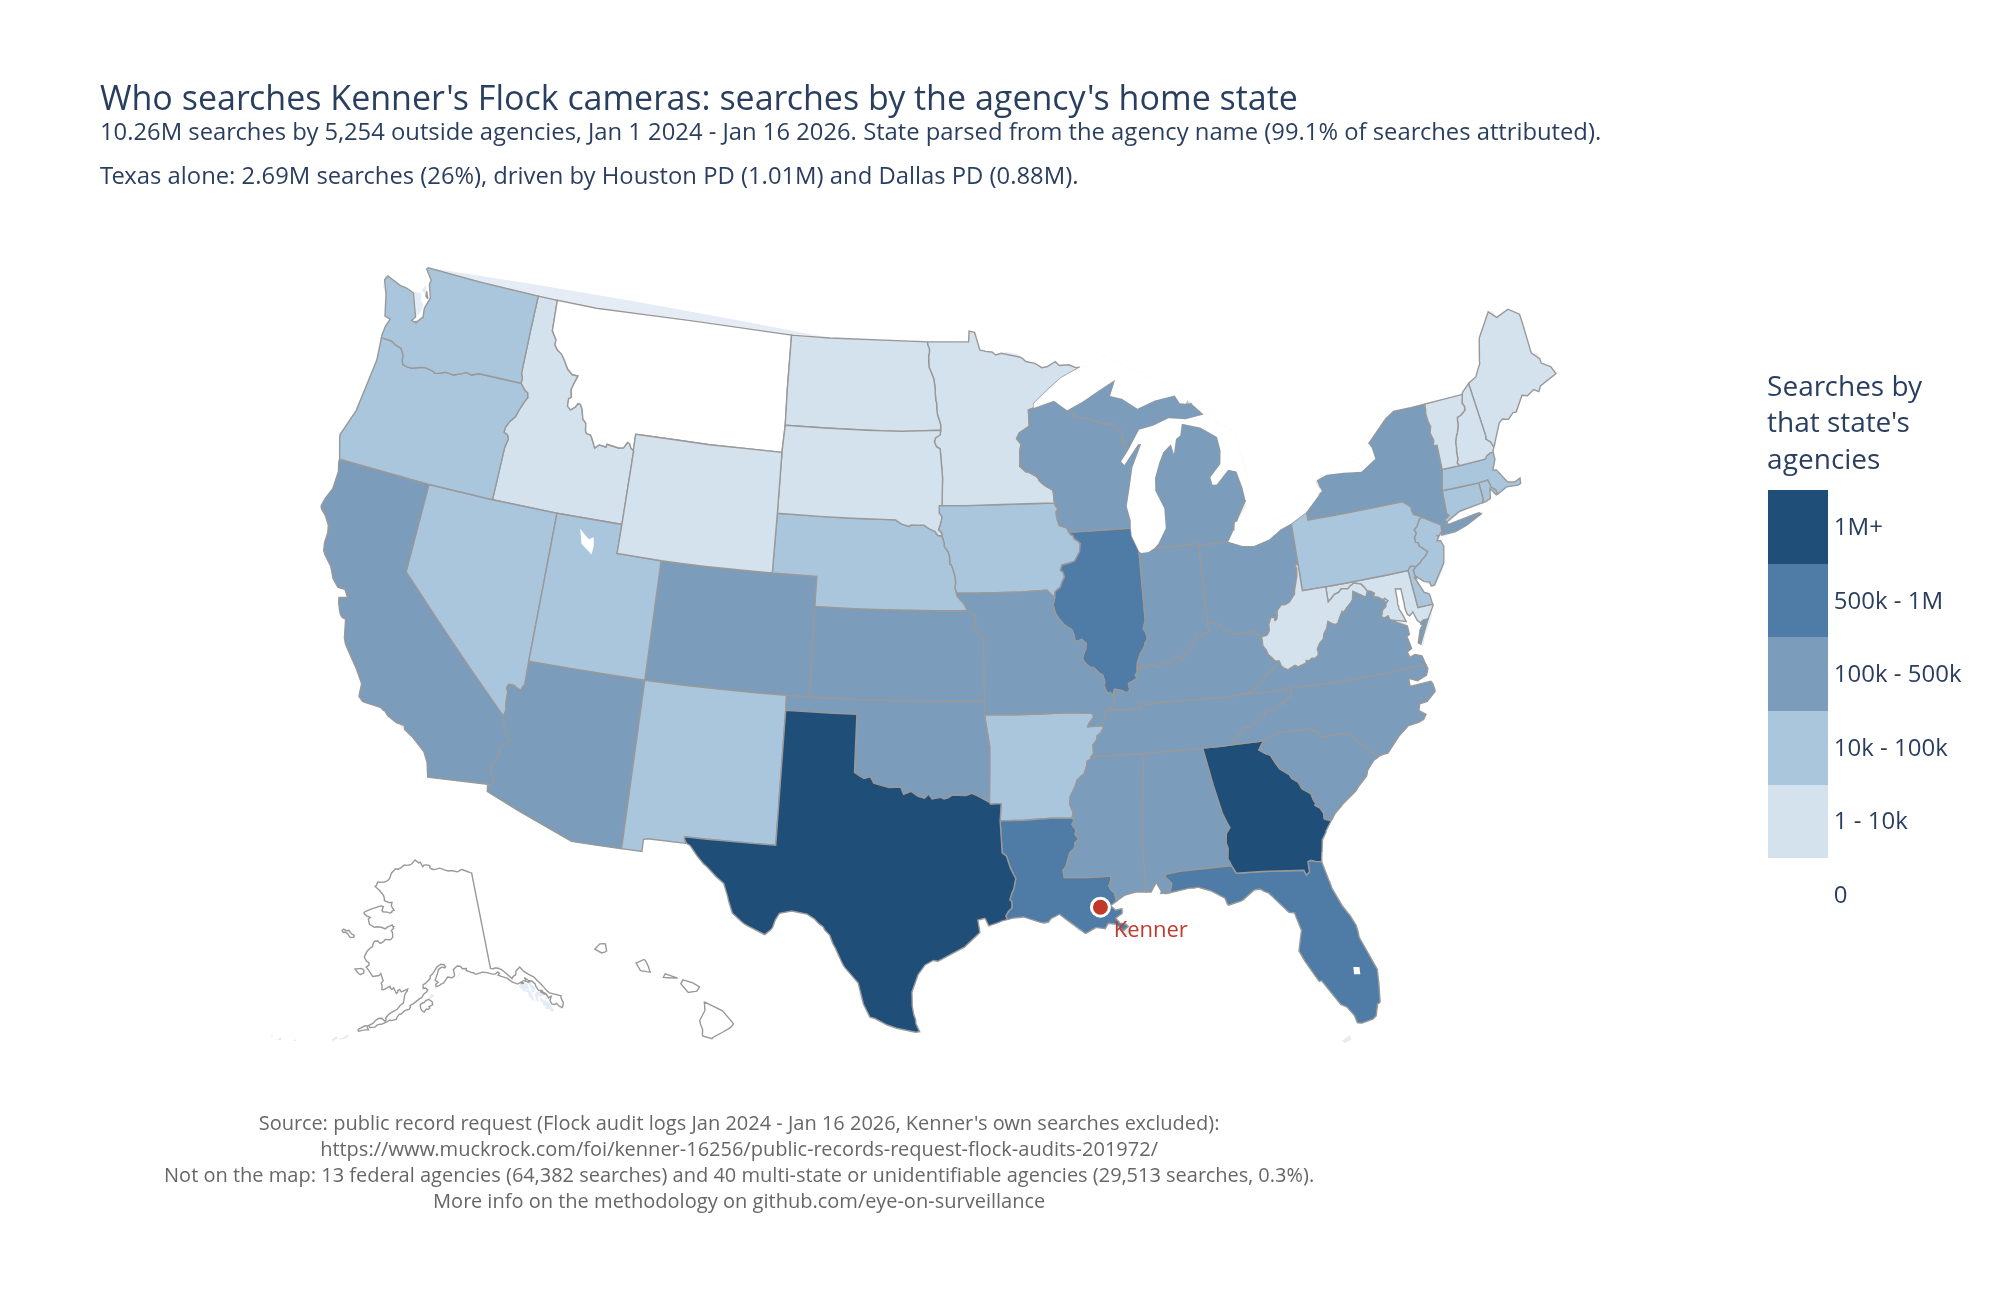

The Python source for this figure:
# /// script
# requires-python = ">=3.10"
# dependencies = ["plotly", "kaleido"]
# ///
"""Map: searches of Kenner's Flock cameras, by the searching agency's state.

Reads:  cache/flock.db  (build it with the setup-scripts/ pipeline first)
Writes: next to this script, in results/searches-by-state/:
        searches_by_state.html  (interactive, self-contained)
        searches_by_state.svg
        searches_by_state.png

The database is the single source of data: one SQL query plus the
state-detection rules below are the whole calculation, and the script
prints the full per-state table, every ambiguous name, and every
unattributed agency, so the map can be checked end to end.

Run from anywhere:  uv run results/searches-by-state/searches_by_state.py
(uv installs plotly and kaleido from the header above; see README.)

How an agency's state is detected (ordered rules, first match wins).
The export has no state column; the state is parsed from the agency
name, `TRIM(org_name)`, Kenner's own rows excluded:

1. Names starting with the literal prefix '[Federal]' are federal
   agencies, not states: excluded from the map, counted in the footer.
   (Only the bracket prefix counts: 'Federal Way WA PD' and 'Federal
   Heights CO PD' are city agencies and fall through to rule 2.)
2. Two-letter state-code token: last \\b-delimited uppercase match of
   the 50 states + DC anywhere in the name ('Cobb County GA PD' -> GA).
   Last-wins resolves 'CO' meaning "County" ('Blaine CO OK SO' -> OK).
   Exception: a trailing 'SD' with a different code earlier means
   "Sheriff's Department", not South Dakota -- take the earlier code
   ('San Diego County CA SD' -> CA). Every name containing two
   different codes is printed by this script.
3. Full state name, case-insensitive, on word boundaries, longest name
   first (so 'West Virginia' wins over 'Virginia', and 'Kansas' cannot
   match inside 'Arkansas'): 'Kansas Highway Patrol' -> KS.
4. Anything else stays UNATTRIBUTED -- deliberately no guessing and no
   hand-maintained lookup table. These are mostly genuinely multi-state
   bodies (regional intelligence centers, railroads, NCMEC) plus a few
   ambiguous names; together 0.29% of searches. All are printed.

This is a share-of-total chart, not a time series, so it uses the full
data range including the partial last month (Jan 1 2024 - Jan 16 2026).
The red dot marks Kenner, LA itself -- where the searched cameras are.

Idempotent: re-running overwrites the three output files.
"""

import re
import sqlite3
import sys
from pathlib import Path

import plotly.graph_objects as go

OUTPUT_DIR = Path(__file__).resolve().parent      # results/searches-by-state
PROJECT_ROOT = OUTPUT_DIR.parent.parent
DB_FILE = PROJECT_ROOT / "cache" / "flock.db"
OUTPUT_BASENAME = "searches_by_state"

# Known figures the detection must reproduce exactly (verified when this
# graph was built); any drift fails the run instead of drawing a wrong map.
EXPECTED_TOTAL = 10_261_956        # all searches by outside agencies
EXPECTED_FEDERAL = 64_382          # rule 1
EXPECTED_UNATTRIBUTED = 29_513     # rule 4
EXPECTED_ATTRIBUTED = 10_168_061   # rules 2+3 (= total - federal - unattr.)
EXPECTED_TX = 2_688_062            # largest state, sanity anchor

STATES = {
    "AL": "Alabama", "AK": "Alaska", "AZ": "Arizona", "AR": "Arkansas",
    "CA": "California", "CO": "Colorado", "CT": "Connecticut",
    "DE": "Delaware", "FL": "Florida", "GA": "Georgia", "HI": "Hawaii",
    "ID": "Idaho", "IL": "Illinois", "IN": "Indiana", "IA": "Iowa",
    "KS": "Kansas", "KY": "Kentucky", "LA": "Louisiana", "ME": "Maine",
    "MD": "Maryland", "MA": "Massachusetts", "MI": "Michigan",
    "MN": "Minnesota", "MS": "Mississippi", "MO": "Missouri",
    "MT": "Montana", "NE": "Nebraska", "NV": "Nevada",
    "NH": "New Hampshire", "NJ": "New Jersey", "NM": "New Mexico",
    "NY": "New York", "NC": "North Carolina", "ND": "North Dakota",
    "OH": "Ohio", "OK": "Oklahoma", "OR": "Oregon", "PA": "Pennsylvania",
    "RI": "Rhode Island", "SC": "South Carolina", "SD": "South Dakota",
    "TN": "Tennessee", "TX": "Texas", "UT": "Utah", "VT": "Vermont",
    "VA": "Virginia", "WA": "Washington", "WV": "West Virginia",
    "WI": "Wisconsin", "WY": "Wyoming", "DC": "District of Columbia",
}
CODE_RE = re.compile(r"\b(" + "|".join(STATES) + r")\b")
# longest first, so 'West Virginia' is tried before 'Virginia'
NAMES_LONGEST_FIRST = sorted(
    ((name.upper(), code) for code, name in STATES.items()),
    key=lambda pair: len(pair[0]), reverse=True)

# Map legend classes: (lower bound, label, fill color). White = zero;
# log-ish steps so Texas (2.69M) cannot wash out the small states.
BINS = [
    (0, "0", "#ffffff"),
    (1, "1 - 10k", "#d4e2ee"),
    (10_000, "10k - 100k", "#a9c6dd"),
    (100_000, "100k - 500k", "#7b9cba"),
    (500_000, "500k - 1M", "#4f7ca6"),
    (1_000_000, "1M+", "#1f4e79"),
]

AGENCY_COUNTS = """
SELECT TRIM(org_name) AS agency, COUNT(*) AS searches
FROM network_audit
WHERE org_name != 'Kenner LA PD'
GROUP BY agency
"""


def detect_state(agency):
    """Apply the ordered rules from the module docstring.

    Returns ('FEDERAL', rule), (state_code, rule), or (None, 'unmatched').
    """
    if agency.startswith("[Federal]"):
        return "FEDERAL", "1 federal prefix"
    codes = CODE_RE.findall(agency)
    if codes:
        if codes[-1] == "SD" and any(c != "SD" for c in codes[:-1]):
            # trailing 'SD' = "Sheriff's Department", not South Dakota
            code = [c for c in codes if c != "SD"][-1]
        else:
            code = codes[-1]
        return code, "2 code token"
    upper = agency.upper()
    for name, code in NAMES_LONGEST_FIRST:
        if re.search(r"\b" + re.escape(name) + r"\b", upper):
            return code, "3 state name"
    return None, "unmatched"


def bin_index(searches):
    """Index into BINS for a state's search count."""
    index = 0
    for i, (lower, _, _) in enumerate(BINS):
        if searches >= lower:
            index = i
    return index


def build_figure(state_searches, state_agencies, total, federal, unattributed):
    """Choropleth with one discrete color class per BINS entry."""
    codes = sorted(STATES)
    z = [bin_index(state_searches.get(c, 0)) for c in codes]
    customdata = [
        (STATES[c], state_searches.get(c, 0), state_agencies.get(c, 0),
         100 * state_searches.get(c, 0) / total)
        for c in codes
    ]
    # stepwise colorscale: each class is a flat color band
    n = len(BINS)
    colorscale = []
    for i, (_, _, color) in enumerate(BINS):
        colorscale += [(i / n, color), ((i + 1) / n, color)]

    fig = go.Figure(go.Choropleth(
        locations=codes, locationmode="USA-states",
        z=z, zmin=-0.5, zmax=n - 0.5,
        colorscale=colorscale,
        marker_line_color="#999999", marker_line_width=0.7,
        customdata=customdata,
        hovertemplate="%{customdata[0]}<br>"
                      "%{customdata[1]:,} searches"
                      " (%{customdata[3]:.1f}% of all outside searches)<br>"
                      "%{customdata[2]:,} agencies<extra></extra>",
        colorbar=dict(
            title=dict(text="Searches by<br>that state's<br>agencies"),
            tickvals=list(range(n)),
            ticktext=[label for _, label, _ in BINS],
            len=0.7,
        ),
    ))

    # Kenner itself: a red dot where the searched cameras actually are.
    fig.add_trace(go.Scattergeo(
        lon=[-90.2417], lat=[29.9941],
        mode="markers+text",
        marker=dict(size=9, color="#c0392b",
                    line=dict(width=1.5, color="white")),
        text=["Kenner"], textposition="bottom right",
        textfont=dict(size=11, color="#c0392b"),
        hovertemplate="Kenner, LA — the searched cameras<extra></extra>",
        showlegend=False,
    ))

    fig.update_layout(
        title=dict(
            text="Who searches Kenner's Flock cameras: searches by the"
                 " agency's home state"
                 "<br><sup>10.26M searches by 5,254 outside agencies,"
                 " Jan 1 2024 - Jan 16 2026. State parsed from the agency"
                 " name (99.1% of searches attributed).</sup>"
                 "<br><sup>Texas alone: 2.69M searches (26%), driven by"
                 " Houston PD (1.01M) and Dallas PD (0.88M).</sup>",
        ),
        geo=dict(scope="usa", lakecolor="white"),
        width=1000, height=650,
        margin=dict(t=110, b=110),
    )
    fig.add_annotation(
        text="Source: public record request (Flock audit logs"
             " Jan 2024 - Jan 16 2026, Kenner's own searches excluded):"
             '<br><a href="https://www.muckrock.com/foi/kenner-16256/'
             'public-records-request-flock-audits-201972/">'
             "https://www.muckrock.com/foi/kenner-16256/"
             "public-records-request-flock-audits-201972/</a>"
             f"<br>Not on the map: 13 federal agencies ({federal:,}"
             f" searches) and 40 multi-state or unidentifiable agencies"
             f" ({unattributed:,} searches, 0.3%)."
             "<br>More info on the methodology on"
             ' <a href="https://github.com/eye-on-surveillance/'
             'foia-flock-kenner">github.com/eye-on-surveillance</a>',
        xref="paper", yref="paper", x=0, y=-0.16,
        showarrow=False, font=dict(size=10, color="#666"),
    )
    return fig


def main():
    if not DB_FILE.exists():
        print(f"ERROR: {DB_FILE} not found."
              "\nRun the setup-scripts/ pipeline (00, 01_*, 02) first.",
              file=sys.stderr)
        sys.exit(1)

    connection = sqlite3.connect(DB_FILE)
    rows = connection.execute(AGENCY_COUNTS).fetchall()
    connection.close()

    state_searches, state_agencies = {}, {}
    federal = unattributed = 0
    rule_agencies, rule_searches = {}, {}
    multi_code, unmatched_list = [], []
    for agency, count in rows:
        state, rule = detect_state(agency)
        rule_agencies[rule] = rule_agencies.get(rule, 0) + 1
        rule_searches[rule] = rule_searches.get(rule, 0) + count
        if len(set(CODE_RE.findall(agency))) > 1:
            multi_code.append((agency, state))
        if state == "FEDERAL":
            federal += count
        elif state is None:
            unattributed += count
            unmatched_list.append((count, agency))
        else:
            state_searches[state] = state_searches.get(state, 0) + count
            state_agencies[state] = state_agencies.get(state, 0) + 1

    total = sum(count for _, count in rows)
    attributed = sum(state_searches.values())

    # Verification: the detection must reproduce the known figures
    # exactly -- otherwise the map silently drifted from the database.
    print("Verification: detection result vs known figures")
    checks = [
        ("total searches", total, EXPECTED_TOTAL),
        ("federal (rule 1)", federal, EXPECTED_FEDERAL),
        ("state-attributed (rules 2+3)", attributed, EXPECTED_ATTRIBUTED),
        ("unattributed (rule 4)", unattributed, EXPECTED_UNATTRIBUTED),
        ("Texas", state_searches.get("TX", 0), EXPECTED_TX),
    ]
    all_ok = True
    for label, got, expected in checks:
        ok = got == expected
        all_ok &= ok
        print(f"  {label}: {got:,} expected {expected:,}"
              f" {'OK' if ok else 'MISMATCH'}")
    if not all_ok:
        print("\nERROR: figures do not match; not writing outputs.",
              file=sys.stderr)
        sys.exit(1)

    print("\nRule coverage (agencies / searches):")
    for rule in sorted(rule_agencies):
        print(f"  rule {rule}: {rule_agencies[rule]:,} agencies,"
              f" {rule_searches[rule]:,} searches")

    print("\nNames containing two different state codes (resolution):")
    for agency, state in sorted(multi_code):
        print(f"  -> {state}  {agency!r}")

    print("\nPer-state table:")
    print(f"  {'state':<6} {'searches':>10} {'agencies':>9}  bin")
    for code in sorted(state_searches, key=state_searches.get, reverse=True):
        searches = state_searches[code]
        print(f"  {code:<6} {searches:>10,} {state_agencies[code]:>9,}"
              f"  {BINS[bin_index(searches)][1]}")
    zero_states = sorted(set(STATES) - set(state_searches))
    print(f"  zero searches ({len(zero_states)}): {', '.join(zero_states)}")

    print(f"\nUnattributed agencies ({len(unmatched_list)}):")
    for count, agency in sorted(unmatched_list, reverse=True):
        print(f"  {count:>7,}  {agency!r}")

    fig = build_figure(state_searches, state_agencies, total,
                       federal, unattributed)
    html_path = OUTPUT_DIR / f"{OUTPUT_BASENAME}.html"
    svg_path = OUTPUT_DIR / f"{OUTPUT_BASENAME}.svg"
    png_path = OUTPUT_DIR / f"{OUTPUT_BASENAME}.png"
    fig.write_html(html_path)                # self-contained interactive page
    fig.write_image(svg_path)                # static, via kaleido
    fig.write_image(png_path, scale=2)       # static, 2x resolution

    print()
    for path in (html_path, svg_path, png_path):
        print(f"Wrote {path}")


if __name__ == "__main__":
    main()
